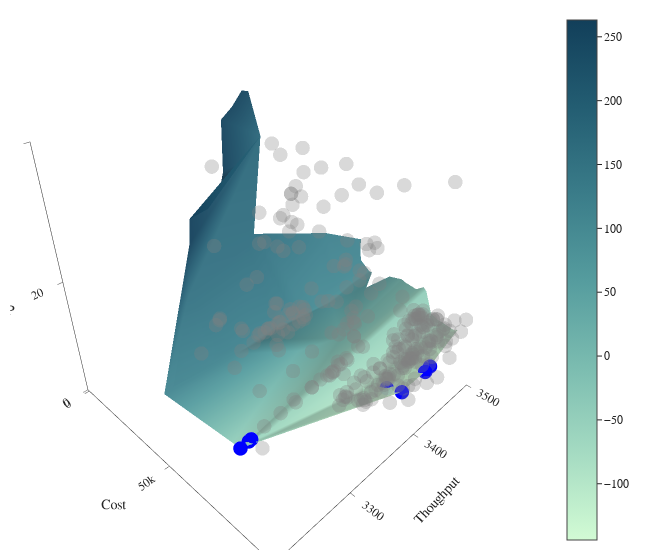
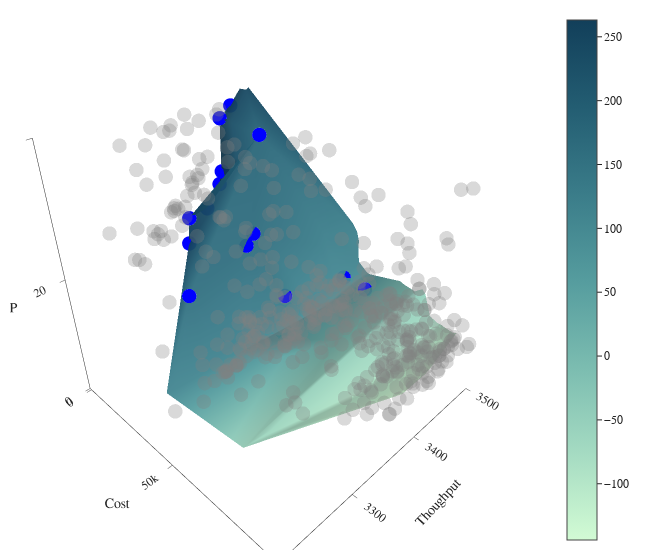
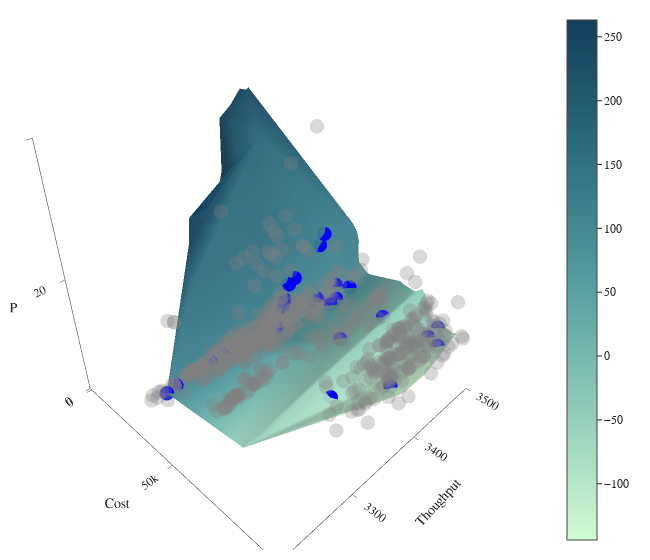

Here is the notebook cell these charts were saved with, in order:
### Code cell
df_efficient = df.loc[df['is_efficient']]

# mesh3d(df, df_efficient)
fig = mesh3d(df.loc[df['optimizer'] == 'NSGA2'], df_efficient)
fig.show()
fig.write_image("images/3d_NSGA2.svg")

fig = mesh3d(df.loc[df['optimizer'] == 'Anneal'], df_efficient)
fig.show()
fig.write_image("images/3d_Anneal.svg")

fig = mesh3d(df.loc[df['optimizer'] == 'Tabu'], df_efficient)
fig.show()
fig.write_image("images/3d_Tabu.svg")
